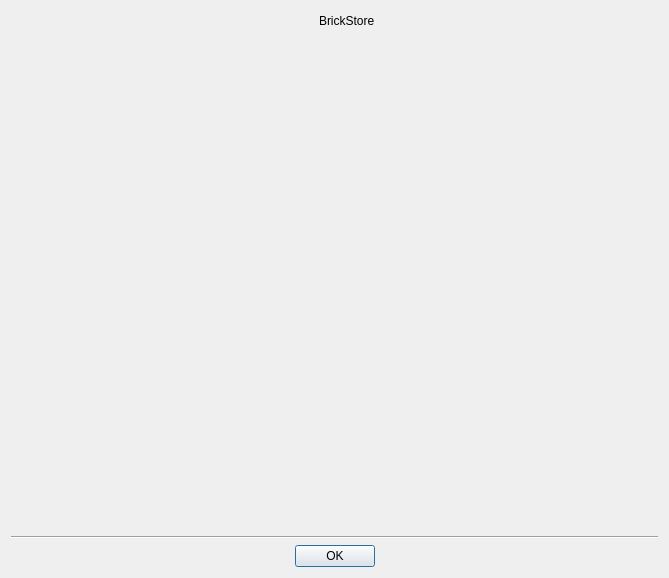
<?xml version="1.0" encoding="UTF-8"?>
<ui version="4.0">
 <class>AboutDialog</class>
 <widget class="QDialog" name="AboutDialog">
  <property name="geometry">
   <rect>
    <x>0</x>
    <y>0</y>
    <width>669</width>
    <height>578</height>
   </rect>
  </property>
  <property name="windowTitle">
   <string/>
  </property>
  <layout class="QVBoxLayout" name="verticalLayout">
   <item>
    <layout class="QHBoxLayout" name="horizontalLayout">
     <property name="spacing">
      <number>18</number>
     </property>
     <item>
      <spacer name="horizontalSpacer">
       <property name="orientation">
        <enum>Qt::Horizontal</enum>
       </property>
       <property name="sizeHint" stdset="0">
        <size>
         <width>40</width>
         <height>20</height>
        </size>
       </property>
      </spacer>
     </item>
     <item>
      <widget class="QLabel" name="w_icon">
       <property name="text">
        <string/>
       </property>
       <property name="pixmap">
        <pixmap resource="../brickstore.qrc">:/images/brickstore_icon.png</pixmap>
       </property>
       <property name="scaledContents">
        <bool>true</bool>
       </property>
      </widget>
     </item>
     <item>
      <widget class="QLabel" name="w_header">
       <property name="text">
        <string notr="true">BrickStore</string>
       </property>
      </widget>
     </item>
     <item>
      <spacer name="horizontalSpacer_2">
       <property name="orientation">
        <enum>Qt::Horizontal</enum>
       </property>
       <property name="sizeHint" stdset="0">
        <size>
         <width>40</width>
         <height>20</height>
        </size>
       </property>
      </spacer>
     </item>
    </layout>
   </item>
   <item>
    <widget class="QLabel" name="w_browser">
     <property name="sizePolicy">
      <sizepolicy hsizetype="Preferred" vsizetype="Preferred">
       <horstretch>0</horstretch>
       <verstretch>1</verstretch>
      </sizepolicy>
     </property>
     <property name="text">
      <string/>
     </property>
     <property name="textFormat">
      <enum>Qt::RichText</enum>
     </property>
     <property name="alignment">
      <set>Qt::AlignLeading|Qt::AlignLeft|Qt::AlignTop</set>
     </property>
     <property name="wordWrap">
      <bool>true</bool>
     </property>
     <property name="margin">
      <number>6</number>
     </property>
     <property name="textInteractionFlags">
      <set>Qt::TextBrowserInteraction</set>
     </property>
    </widget>
   </item>
   <item>
    <widget class="Line" name="line">
     <property name="orientation">
      <enum>Qt::Horizontal</enum>
     </property>
    </widget>
   </item>
   <item>
    <widget class="QDialogButtonBox" name="w_buttons">
     <property name="orientation">
      <enum>Qt::Horizontal</enum>
     </property>
     <property name="standardButtons">
      <set>QDialogButtonBox::Ok</set>
     </property>
     <property name="centerButtons">
      <bool>true</bool>
     </property>
    </widget>
   </item>
  </layout>
 </widget>
 <resources>
  <include location="../brickstore.qrc"/>
 </resources>
 <connections>
  <connection>
   <sender>w_buttons</sender>
   <signal>accepted()</signal>
   <receiver>AboutDialog</receiver>
   <slot>accept()</slot>
   <hints>
    <hint type="sourcelabel">
     <x>195</x>
     <y>199</y>
    </hint>
    <hint type="destinationlabel">
     <x>60</x>
     <y>216</y>
    </hint>
   </hints>
  </connection>
 </connections>
</ui>
